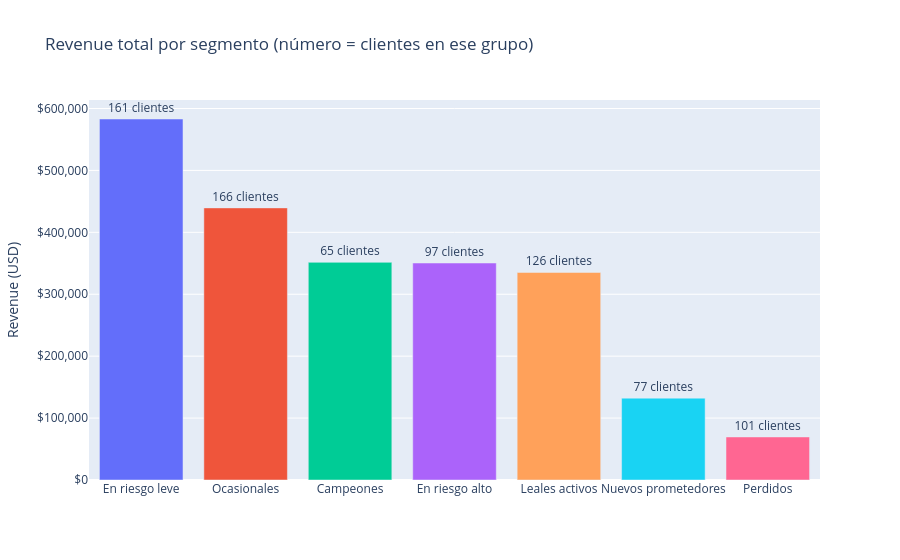

Notebook code for this chart:
### Markdown cell above
## Visualizar — distribución de segmentos por revenue total

### Code cell
resumen_seg = (
    rfm.groupby('segmento')
    .agg(
        clientes       = ('Customer ID', 'count'),
        revenue_total  = ('monetary',    'sum'),
        recency_media  = ('recency',     'mean'),
        freq_media     = ('frequency',   'mean'),
    )
    .reset_index()
    .sort_values('revenue_total', ascending=False)
    .round(1)
)

print(resumen_seg.to_string(index=False))

fig = px.bar(
    resumen_seg,
    x='segmento',
    y='revenue_total',
    color='segmento',
    text='clientes',
    title='Revenue total por segmento (número = clientes en ese grupo)',
    labels={'revenue_total': 'Revenue (USD)', 'segmento': ''},
)
fig.update_traces(texttemplate='%{text} clientes', textposition='outside')
fig.update_layout(showlegend=False, yaxis_tickformat='$,.0f')
fig.show()

### Figure 1 — Plotly figure (JSON) as saved in the notebook; plotly's stock layout.template omitted (floating-point values rounded to 4 significant figures)
{"data": [{"hovertemplate": "=%{x}<br>Revenue (USD)=%{y}<br>clientes=%{text}<extra></extra>", "legendgroup": "En riesgo leve", "marker": {"color": "#636efa", "pattern": {"shape": ""}}, "name": "En riesgo leve", "orientation": "v", "showlegend": true, "text": [161.0], "textposition": "outside", "texttemplate": "%{text} clientes", "type": "bar", "x": ["En riesgo leve"], "xaxis": "x", "y": [583000.0], "yaxis": "y"}, {"hovertemplate": "=%{x}<br>Revenue (USD)=%{y}<br>clientes=%{text}<extra></extra>", "legendgroup": "Ocasionales", "marker": {"color": "#EF553B", "pattern": {"shape": ""}}, "name": "Ocasionales", "orientation": "v", "showlegend": true, "text": [166.0], "textposition": "outside", "texttemplate": "%{text} clientes", "type": "bar", "x": ["Ocasionales"], "xaxis": "x", "y": [439500.0], "yaxis": "y"}, {"hovertemplate": "=%{x}<br>Revenue (USD)=%{y}<br>clientes=%{text}<extra></extra>", "legendgroup": "Campeones", "marker": {"color": "#00cc96", "pattern": {"shape": ""}}, "name": "Campeones", "orientation": "v", "showlegend": true, "text": [65.0], "textposition": "outside", "texttemplate": "%{text} clientes", "type": "bar", "x": ["Campeones"], "xaxis": "x", "y": [351600.0], "yaxis": "y"}, {"hovertemplate": "=%{x}<br>Revenue (USD)=%{y}<br>clientes=%{text}<extra></extra>", "legendgroup": "En riesgo alto", "marker": {"color": "#ab63fa", "pattern": {"shape": ""}}, "name": "En riesgo alto", "orientation": "v", "showlegend": true, "text": [97.0], "textposition": "outside", "texttemplate": "%{text} clientes", "type": "bar", "x": ["En riesgo alto"], "xaxis": "x", "y": [350500.0], "yaxis": "y"}, {"hovertemplate": "=%{x}<br>Revenue (USD)=%{y}<br>clientes=%{text}<extra></extra>", "legendgroup": "Leales activos", "marker": {"color": "#FFA15A", "pattern": {"shape": ""}}, "name": "Leales activos", "orientation": "v", "showlegend": true, "text": [126.0], "textposition": "outside", "texttemplate": "%{text} clientes", "type": "bar", "x": ["Leales activos"], "xaxis": "x", "y": [335200.0], "yaxis": "y"}, {"hovertemplate": "=%{x}<br>Revenue (USD)=%{y}<br>clientes=%{text}<extra></extra>", "legendgroup": "Nuevos prometedores", "marker": {"color": "#19d3f3", "pattern": {"shape": ""}}, "name": "Nuevos prometedores", "orientation": "v", "showlegend": true, "text": [77.0], "textposition": "outside", "texttemplate": "%{text} clientes", "type": "bar", "x": ["Nuevos prometedores"], "xaxis": "x", "y": [132200.0], "yaxis": "y"}, {"hovertemplate": "=%{x}<br>Revenue (USD)=%{y}<br>clientes=%{text}<extra></extra>", "legendgroup": "Perdidos", "marker": {"color": "#FF6692", "pattern": {"shape": ""}}, "name": "Perdidos", "orientation": "v", "showlegend": true, "text": [101.0], "textposition": "outside", "texttemplate": "%{text} clientes", "type": "bar", "x": ["Perdidos"], "xaxis": "x", "y": [69550.0], "yaxis": "y"}], "layout": {"barmode": "relative", "legend": {"title": {"text": ""}, "tracegroupgap": 0}, "showlegend": false, "title": {"text": "Revenue total por segmento (número = clientes en ese grupo)"}, "xaxis": {"anchor": "y", "categoryarray": ["En riesgo leve", "Ocasionales", "Campeones", "En riesgo alto", "Leales activos", "Nuevos prometedores", "Perdidos"], "categoryorder": "array", "domain": [0.0, 1.0], "title": {"text": ""}}, "yaxis": {"anchor": "x", "domain": [0.0, 1.0], "tickformat": "$,.0f", "title": {"text": "Revenue (USD)"}}}}
